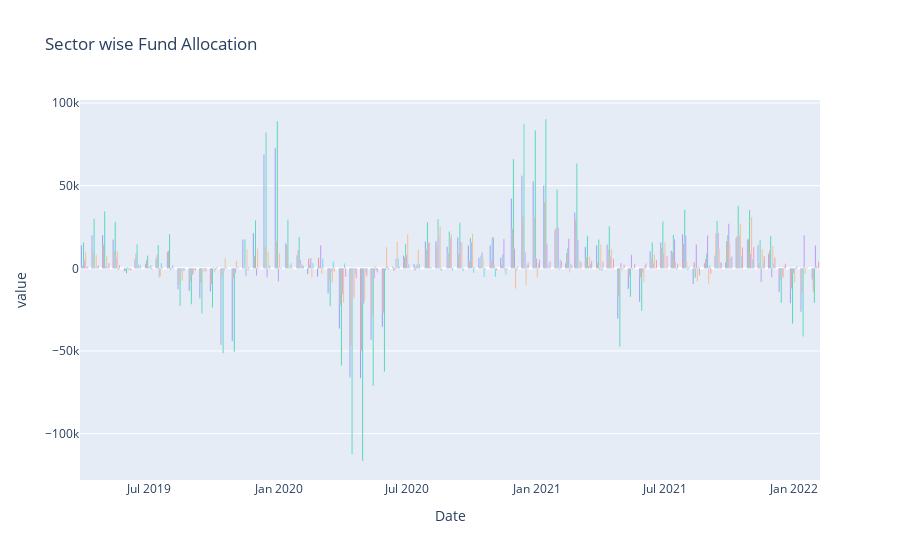

Write notebook code for a chart like this one.
### Code cell
fig = px.bar(fpi_avg_df_t.iloc[:,:], x='Date', y=['Banks','Other_Financial_Services1',
                                          'Total_Financial_Services','Software_&_Services','Oil_&_Gas',
                                          'Telecom_Services','Utilities3'],
      barmode='group',title='Sector wise Fund Allocation')
fig.update_layout(showlegend=False)
fig
